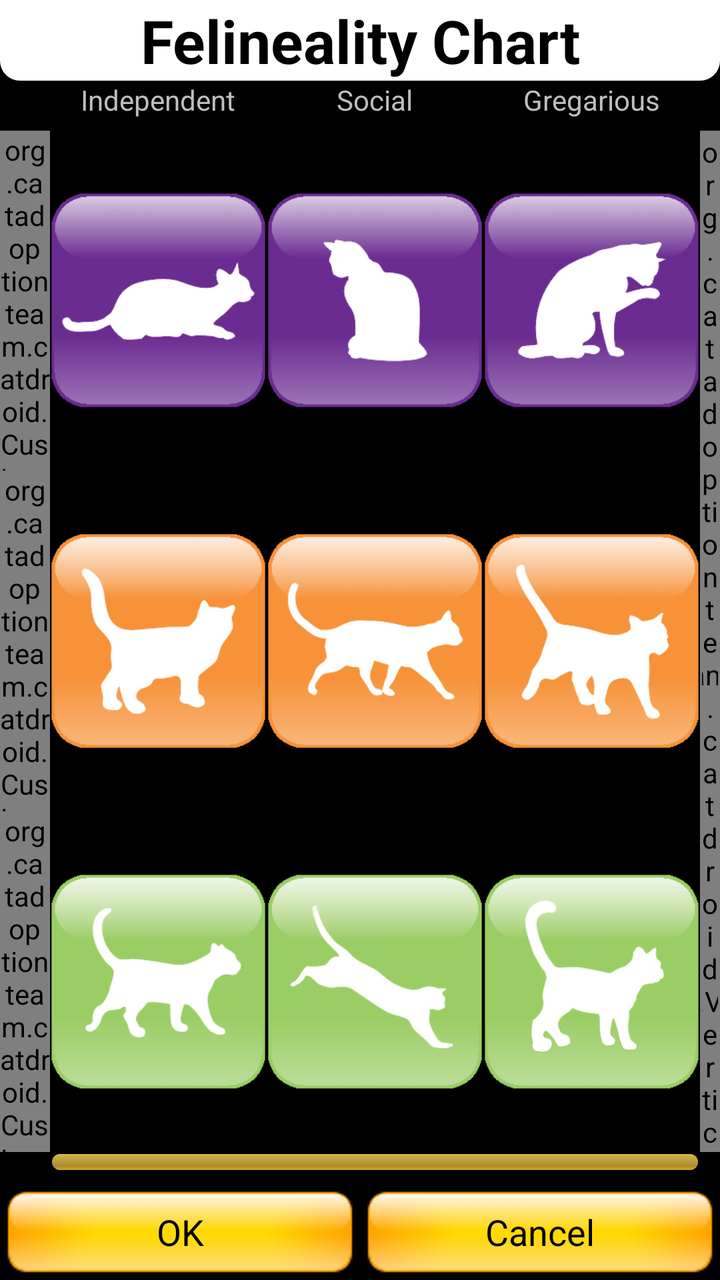
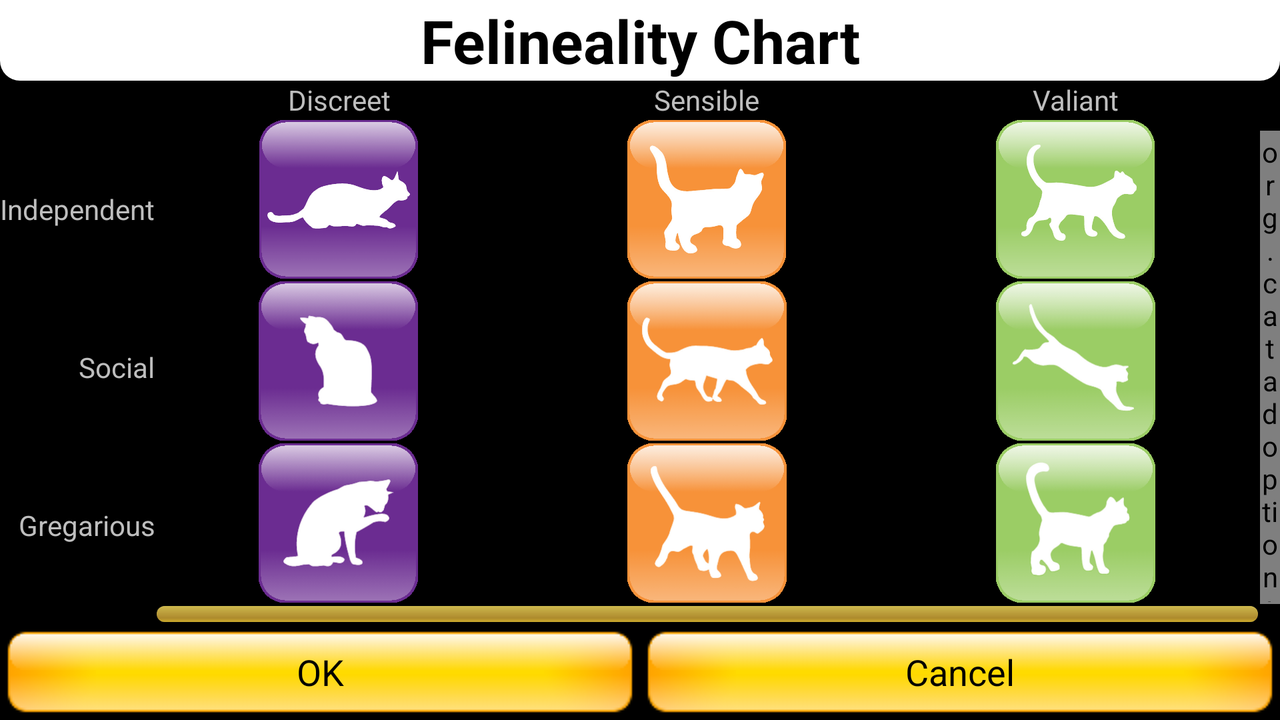

First picture: res/layout/ on a phone held upright. Second picture: the repository's own variant of that layout, on a device whose configuration matches the variant's folder. Source for both follows.
<!-- AndroidManifest.xml: application theme CATTheme -->
<!-- res/layout/mym_chart.xml -->
<?xml version="1.0" encoding="utf-8"?>
<RelativeLayout 
	xmlns:android="http://schemas.android.com/apk/res/android" 
	xmlns:catadoptionteam="http://schemas.android.com/apk/res/org.catadoptionteam.catdroid" 
	android:layout_width="fill_parent" 
	android:layout_height="fill_parent" 
>

	<TextView 
		android:id="@+id/textFelinealityTitle" 
		android:layout_width="fill_parent" 
		android:layout_height="wrap_content" 
		android:gravity="center" 
		android:textStyle="bold" 
		android:textAppearance="?android:attr/textAppearanceLarge" 
		android:layout_alignParentTop="true" 
		android:textSize="30sp" 
		android:background="@drawable/mym_chart_bg" 

		android:text="@string/felineality_chart" 
		android:textColor="@color/black" 
	/>

	<LinearLayout 
		android:id="@+id/sociability" 
		android:layout_width="fill_parent" 
		android:layout_height="@dimen/mym_chart_scale_thickness" 
		android:orientation="horizontal" 
		android:layout_below="@id/textFelinealityTitle" 
		android:layout_marginLeft="@dimen/mym_chart_scale_thickness" 
		android:layout_marginRight="@dimen/mym_chart_seekbar_thickness" 
	>

		<TextView 
			android:id="@+id/textIndependent" 
			android:text="@string/independent" 
			android:layout_width="0dp" 
			android:layout_height="wrap_content" 
			android:layout_weight="1" 
			android:gravity="center" 
			android:maxLines="1" 
			android:textAppearance="?android:attr/textAppearanceSmall" 
		/>

		<TextView 
			android:id="@+id/textSocial" 
			android:text="@string/social" 
			android:layout_width="0dp" 
			android:layout_height="wrap_content" 
			android:layout_weight="1" 
			android:gravity="center" 
			android:maxLines="1" 
			android:textAppearance="?android:attr/textAppearanceSmall" 
		/>

		<TextView 
			android:id="@+id/textGregarious" 
			android:text="@string/gregarious" 
			android:layout_width="0dp" 
			android:layout_height="wrap_content" 
			android:layout_weight="1" 
			android:gravity="center" 
			android:maxLines="1" 
			android:textAppearance="?android:attr/textAppearanceSmall" 
		/>

	</LinearLayout>

	<LinearLayout 
		android:id="@+id/layoutButton" 
		android:layout_width="fill_parent" 
		android:layout_height="wrap_content" 
		android:orientation="horizontal" 
		android:layout_alignParentBottom="true" 
		android:paddingTop="6dp" 
	>

		<Button 
			android:id="@+id/buttonOK" 
			android:text="@string/ok" 
			android:layout_width="0dp" 
			android:layout_height="wrap_content" 
			android:layout_weight="1" 
		/>

		<Button 
			android:id="@+id/buttonCancel" 
			android:text="@string/cancel" 
			android:layout_width="0dp" 
			android:layout_height="wrap_content" 
			android:layout_weight="1" 
		/>

	</LinearLayout>

	<SeekBar 
		android:id="@+id/seekSociability" 
		android:layout_width="fill_parent" 
		android:layout_height="@dimen/mym_chart_seekbar_thickness" 
		android:layout_above="@id/layoutButton" 
		android:layout_alignLeft="@+id/sociability" 
		android:layout_alignRight="@+id/sociability" 
		android:padding="1dp" 
		android:thumb="@null" 
		android:secondaryProgress="29" 
		android:max="29" 
	/>

	<LinearLayout 
		android:id="@+id/valiance" 
		android:layout_width="@dimen/mym_chart_scale_thickness" 
		android:layout_height="fill_parent" 
		android:orientation="vertical" 
		android:layout_below="@id/sociability" 
		android:layout_above="@id/seekSociability" 
		android:layout_alignParentLeft="true" 
	>

		<org.catadoptionteam.catdroid.CustomTextView 
			android:id="@+id/textDiscreet" 
			android:text="@string/discreet" 
			android:layout_width="fill_parent" 
			android:layout_height="0dp" 
			android:layout_weight="1" 
			android:gravity="center" 
			android:maxLines="1" 
			catadoptionteam:angle="-90" 
			android:textAppearance="?android:attr/textAppearanceSmall" 
		/>

		<org.catadoptionteam.catdroid.CustomTextView 
			android:id="@+id/textSensible" 
			android:text="@string/sensible" 
			android:layout_width="fill_parent" 
			android:layout_height="0dp" 
			android:layout_weight="1" 
			android:gravity="center" 
			android:maxLines="1" 
			catadoptionteam:angle="-90" 
			android:textAppearance="?android:attr/textAppearanceSmall" 
		/>

		<org.catadoptionteam.catdroid.CustomTextView 
			android:id="@+id/textValiant" 
			android:text="@string/valiant" 
			android:layout_width="fill_parent" 
			android:layout_height="0dp" 
			android:layout_weight="1" 
			android:gravity="center" 
			android:maxLines="1" 
			catadoptionteam:angle="-90" 
			android:textAppearance="?android:attr/textAppearanceSmall" 
		/>

	</LinearLayout>

	<org.catadoptionteam.catdroid.VerticalSeekBar 
		android:id="@+id/seekValiance" 
		android:layout_width="@dimen/mym_chart_seekbar_thickness" 
		android:layout_height="fill_parent" 
		android:layout_alignParentRight="true" 
		android:layout_alignTop="@+id/valiance" 
		android:layout_alignBottom="@+id/valiance" 
		android:padding="1dp" 
		android:thumb="@null" 
		android:secondaryProgress="29" 
		android:max="29" 
	/>

	<LinearLayout 
		android:layout_width="fill_parent" 
		android:layout_height="fill_parent" 
		android:orientation="vertical" 
		android:layout_below="@id/sociability" 
		android:layout_above="@id/seekSociability" 
		android:layout_toRightOf="@id/valiance" 
		android:layout_toLeftOf="@id/seekValiance" 
		android:baselineAligned="false" 
	>

		<LinearLayout 
			android:layout_width="fill_parent" 
			android:layout_height="0dp" 
			android:layout_weight="1" 
			android:orientation="horizontal" 
			android:gravity="center" 
		>

			<ImageButton 
				android:id="@+id/buttonv1s1" 
				android:layout_width="0dp" 
				android:layout_height="wrap_content" 
				android:layout_weight="1" 
				android:src="@drawable/v1_s1_pi" 
				android:adjustViewBounds="true" 
				android:scaleType="centerInside" 
				android:contentDescription="@string/v1_s1_pi_title" 
				android:padding="@dimen/mym_chart_cell_padding" 
				style="@style/ImageButton" 
			/>

			<ImageButton 
				android:id="@+id/buttonv1s2" 
				android:layout_width="0dp" 
				android:layout_height="wrap_content" 
				android:layout_weight="1" 
				android:src="@drawable/v1_s2_admirer" 
				android:adjustViewBounds="true" 
				android:scaleType="centerInside" 
				android:contentDescription="@string/v1_s2_admirer_title" 
				android:padding="@dimen/mym_chart_cell_padding" 
				style="@style/ImageButton" 
			/>

			<ImageButton 
				android:id="@+id/buttonv1s3" 
				android:layout_width="0dp" 
				android:layout_height="wrap_content" 
				android:layout_weight="1" 
				android:src="@drawable/v1_s3_lovebug" 
				android:adjustViewBounds="true" 
				android:scaleType="centerInside" 
				android:contentDescription="@string/v1_s3_lovebug_title" 
				android:padding="@dimen/mym_chart_cell_padding" 
				style="@style/ImageButton" 
			/>
	
		</LinearLayout>

		<LinearLayout 
			android:layout_width="fill_parent" 
			android:layout_height="0dp" 
			android:layout_weight="1" 
			android:orientation="horizontal" 
			android:gravity="center" 
		>

			<ImageButton 
				android:id="@+id/buttonv2s1" 
				android:layout_width="0dp" 
				android:layout_height="wrap_content" 
				android:layout_weight="1" 
				android:src="@drawable/v2_s1_executive" 
				android:adjustViewBounds="true" 
				android:scaleType="centerInside" 
				android:contentDescription="@string/v2_s1_executive_title" 
				android:padding="@dimen/mym_chart_cell_padding" 
				style="@style/ImageButton" 
			/>

			<ImageButton 
				android:id="@+id/buttonv2s2" 
				android:layout_width="0dp" 
				android:layout_height="wrap_content" 
				android:layout_weight="1" 
				android:src="@drawable/v2_s2_sidekick" 
				android:adjustViewBounds="true" 
				android:scaleType="centerInside" 
				android:contentDescription="@string/v2_s2_sidekick_title" 
				android:padding="@dimen/mym_chart_cell_padding" 
				style="@style/ImageButton" 
			/>

			<ImageButton 
				android:id="@+id/buttonv2s3" 
				android:layout_width="0dp" 
				android:layout_height="wrap_content" 
				android:layout_weight="1" 
				android:src="@drawable/v2_s3_assistant" 
				android:adjustViewBounds="true" 
				android:scaleType="centerInside" 
				android:contentDescription="@string/v2_s3_assistant_title" 
				android:padding="@dimen/mym_chart_cell_padding" 
				style="@style/ImageButton" 
			/>

		</LinearLayout>

		<LinearLayout 
			android:layout_width="fill_parent" 
			android:layout_height="0dp" 
			android:layout_weight="1" 
			android:orientation="horizontal" 
			android:gravity="center" 
		>

			<ImageButton 
				android:id="@+id/buttonv3s1" 
				android:layout_width="0dp" 
				android:layout_height="wrap_content" 
				android:layout_weight="1" 
				android:src="@drawable/v3_s1_mvp" 
				android:adjustViewBounds="true" 
				android:scaleType="centerInside" 
				android:contentDescription="@string/v3_s1_mvp_title" 
				android:padding="@dimen/mym_chart_cell_padding" 
				style="@style/ImageButton" 
			/>

			<ImageButton 
				android:id="@+id/buttonv3s2" 
				android:layout_width="0dp" 
				android:layout_height="wrap_content" 
				android:layout_weight="1" 
				android:src="@drawable/v3_s2_party" 
				android:adjustViewBounds="true" 
				android:scaleType="centerInside" 
				android:contentDescription="@string/v3_s2_party_title" 
				android:padding="@dimen/mym_chart_cell_padding" 
				style="@style/ImageButton" 
			/>

			<ImageButton 
				android:id="@+id/buttonv3s3" 
				android:layout_width="0dp" 
				android:layout_height="wrap_content" 
				android:layout_weight="1" 
				android:src="@drawable/v3_s3_leader" 
				android:adjustViewBounds="true" 
				android:scaleType="centerInside" 
				android:contentDescription="@string/v3_s3_leader_title" 
				android:padding="@dimen/mym_chart_cell_padding" 
				style="@style/ImageButton" 
			/>

		</LinearLayout>

	</LinearLayout>

</RelativeLayout>
<!-- resources referenced by this layout -->
<resources>
  <color name="black">@android:color/black</color>
  <dimen name="mym_chart_cell_padding">1px</dimen>
  <dimen name="mym_chart_scale_thickness">25dp</dimen>
  <dimen name="mym_chart_seekbar_thickness">10dp</dimen>
  <!-- drawable mym_chart_bg (drawable) -->
  <?xml version="1.0" encoding="utf-8"?>
  <shape 
  	xmlns:android="http://schemas.android.com/apk/res/android" 
  	android:shape="rectangle" 
  >
  	<corners 
  		android:bottomLeftRadius="10dp" 
  		android:bottomRightRadius="10dp" 
  	/>
  	<solid 
  		android:color="@color/white" 
  	/>
  </shape>
  <!-- drawable v1_s1_pi: png bitmap (drawable, 14290 bytes) -->
  <!-- drawable v3_s1_mvp: png bitmap (drawable, 16127 bytes) -->
  <!-- drawable v3_s2_party: png bitmap (drawable, 14535 bytes) -->
  <string name="cancel">Cancel</string>
  <string name="discreet">Discreet</string>
  <string name="felineality_chart">Felineality Chart</string>
  <string name="gregarious">Gregarious</string>
  <string name="independent">Independent</string>
  <string name="ok">OK</string>
  <string name="sensible">Sensible</string>
  <string name="social">Social</string>
  <string name="v1_s1_pi_title">Private Investigator</string>
  <string name="v1_s2_admirer_title">Secret Admirer</string>
  <string name="v1_s3_lovebug_title">Love Bug</string>
  <string name="v2_s1_executive_title">The Executive</string>
  <string name="v2_s2_sidekick_title">Sidekick</string>
  <string name="v2_s3_assistant_title">Personal Assistant</string>
  <string name="v3_s1_mvp_title">MVP</string>
  <string name="v3_s2_party_title">Party Animal</string>
  <string name="v3_s3_leader_title">Leader of the Band</string>
  <string name="valiant">Valiant</string>
  <style name="ImageButton" parent="@android:style/Widget.ImageButton">
  		<item name="android:background">@null</item>
  	</style>
  <style name="CATTheme" parent="android:style/Theme">
  		<item name="android:buttonStyle">@style/Button</item>
  	</style>
  <color name="white">@android:color/white</color>
  <style name="Button" parent="@android:style/Widget.Button">
  		<item name="android:background">@drawable/btn_default</item>
  		<item name="android:textColor">@drawable/btn_default_text_color</item>
  
  		<item name="android:textAppearance">?android:attr/textAppearanceMedium</item>
  	</style>
  <!-- drawable btn_default (drawable) -->
  <?xml version="1.0" encoding="utf-8"?>
  <selector xmlns:android="http://schemas.android.com/apk/res/android">
  	<item 
  		android:state_window_focused="false" 
  		android:state_enabled="true" 
  		android:drawable="@drawable/btn_default_normal" 
  	/>
  	<item 
  		android:state_window_focused="false" 
  		android:state_enabled="false" 
  		android:drawable="@drawable/btn_default_normal_disable" 
  	/>
  	<item 
  		android:state_pressed="true" 
  		android:drawable="@drawable/btn_default_pressed" 
  	/>
  	<item 
  		android:state_focused="true" 
  		android:state_enabled="true" 
  		android:drawable="@drawable/btn_default_selected" 
  	/>
  	<item 
  		android:state_enabled="true" 
  		android:drawable="@drawable/btn_default_normal" 
  	/>
  	<item 
  		android:state_focused="true" 
  		android:drawable="@drawable/btn_default_normal_disable_focused" 
  	/>
  	<item 
  		android:drawable="@drawable/btn_default_normal_disable" 
  	/>
  </selector>
  <!-- drawable btn_default_text_color (drawable) -->
  <?xml version="1.0" encoding="utf-8"?>
  <selector xmlns:android="http://schemas.android.com/apk/res/android">
  	<item 
  		android:state_window_focused="false" android:state_enabled="true" 
  		android:color="@color/black" 
  	/>
  	<item 
  		android:state_window_focused="false" android:state_enabled="false" 
  		android:color="@color/white" 
  	/>
  	<item 
  		android:state_pressed="true" 
  		android:color="@color/black" 
  	/>
  	<item 
  		android:state_focused="true" android:state_enabled="true" 
  		android:color="@color/black" 
  	/>
  	<item 
  		android:state_enabled="true" 
  		android:color="@color/black" 
  	/>
  	<item android:state_focused="true" 
  		android:color="@color/white" 
  	/>
  	<item 
  		android:color="@color/black" 
  	/>
  </selector>
</resources>
<!-- res/layout-land/mym_chart.xml (the author's variant of the layout above) -->
<!-- drawn on the phone turned sideways -->
<?xml version="1.0" encoding="utf-8"?>
<RelativeLayout 
	xmlns:android="http://schemas.android.com/apk/res/android" 
	xmlns:catadoptionteam="http://schemas.android.com/apk/res/org.catadoptionteam.catdroid" 
	android:layout_width="fill_parent" 
	android:layout_height="fill_parent" 
>

	<TextView 
		android:id="@+id/textFelinealityTitle" 
		android:layout_width="fill_parent" 
		android:layout_height="wrap_content" 
		android:gravity="center" 
		android:textStyle="bold" 
		android:textAppearance="?android:attr/textAppearanceLarge" 
		android:layout_alignParentTop="true" 
		android:textSize="30sp" 
		android:background="@drawable/mym_chart_bg" 

		android:text="@string/felineality_chart" 
		android:textColor="@color/black" 
	/>

	<LinearLayout 
		android:id="@+id/layoutButton" 
		android:layout_width="fill_parent" 
		android:layout_height="wrap_content" 
		android:orientation="horizontal" 
		android:layout_alignParentBottom="true" 
	>

		<Button 
			android:id="@+id/buttonOK" 
			android:text="@string/ok" 
			android:layout_width="0dp" 
			android:layout_height="wrap_content" 
			android:layout_weight="1" 
		/>

		<Button 
			android:id="@+id/buttonCancel" 
			android:text="@string/cancel" 
			android:layout_width="0dp" 
			android:layout_height="wrap_content" 
			android:layout_weight="1" 
		/>

	</LinearLayout>

	<LinearLayout 
		android:id="@+id/sociability" 
		android:layout_width="wrap_content" 
		android:layout_height="fill_parent" 
		android:orientation="vertical" 
		android:layout_above="@id/layoutButton" 
		android:layout_below="@id/textFelinealityTitle"
		android:layout_alignParentLeft="true" 
		android:layout_marginTop="@dimen/mym_chart_scale_thickness" 
		android:layout_marginBottom="@dimen/mym_chart_seekbar_thickness" 
	>

		<TextView 
			android:id="@+id/textIndependent" 
			android:text="@string/independent" 
			android:layout_width="fill_parent" 
			android:layout_height="0dp" 
			android:layout_weight="1" 
			android:gravity="center_vertical|right" 
			android:maxLines="1" 
			android:textAppearance="?android:attr/textAppearanceSmall" 
		/>

		<TextView 
			android:id="@+id/textSocial" 
			android:text="@string/social" 
			android:layout_width="fill_parent" 
			android:layout_height="0dp" 
			android:layout_weight="1" 
			android:gravity="center_vertical|right" 
			android:maxLines="1" 
			android:textAppearance="?android:attr/textAppearanceSmall" 
		/>

		<TextView 
			android:id="@+id/textGregarious" 
			android:text="@string/gregarious" 
			android:layout_width="fill_parent" 
			android:layout_height="0dp" 
			android:layout_weight="1" 
			android:gravity="center_vertical|right" 
			android:maxLines="1" 
			android:textAppearance="?android:attr/textAppearanceSmall" 
		/>

	</LinearLayout>

	<LinearLayout 
		android:id="@+id/valiance" 
		android:layout_width="fill_parent" 
		android:layout_height="wrap_content" 
		android:orientation="horizontal" 
		android:layout_below="@id/textFelinealityTitle" 
		android:layout_toRightOf="@id/sociability" 
		android:layout_marginRight="@dimen/mym_chart_seekbar_thickness"
	>

		<TextView 
			android:id="@+id/textDiscreet" 
			android:text="@string/discreet" 
			android:layout_width="0dp" 
			android:layout_height="wrap_content" 
			android:layout_weight="1" 
			android:gravity="center" 
			android:maxLines="1" 
			android:textAppearance="?android:attr/textAppearanceSmall" 
		/>

		<TextView 
			android:id="@+id/textSensible" 
			android:text="@string/sensible" 
			android:layout_width="0dp" 
			android:layout_height="wrap_content" 
			android:layout_weight="1" 
			android:gravity="center" 
			android:maxLines="1" 
			android:textAppearance="?android:attr/textAppearanceSmall" 
		/>

		<TextView 
			android:id="@+id/textValiant" 
			android:text="@string/valiant" 
			android:layout_width="0dp" 
			android:layout_height="wrap_content" 
			android:layout_weight="1" 
			android:gravity="center" 
			android:maxLines="1" 
			android:textAppearance="?android:attr/textAppearanceSmall" 
		/>

	</LinearLayout>

	<SeekBar 
		android:id="@+id/seekValiance" 
		android:layout_width="fill_parent" 
		android:layout_height="@dimen/mym_chart_seekbar_thickness" 
		android:layout_above="@id/layoutButton" 
		android:layout_alignLeft="@+id/valiance" 
		android:layout_alignRight="@+id/valiance" 
		android:padding="1dp" 
		android:thumb="@null" 
		android:secondaryProgress="29" 
		android:max="29" 
	/>

	<org.catadoptionteam.catdroid.VerticalSeekBar 
		android:id="@+id/seekSociability" 
		android:layout_width="@dimen/mym_chart_seekbar_thickness" 
		android:layout_height="fill_parent" 
		android:layout_alignParentRight="true" 
		android:layout_alignTop="@+id/sociability" 
		android:layout_alignBottom="@+id/sociability" 
		android:padding="1dp" 
		android:thumb="@null" 
		android:secondaryProgress="29" 
		android:max="29" 
	/>

	<LinearLayout 
		android:layout_width="fill_parent" 
		android:layout_height="fill_parent" 
		android:orientation="horizontal" 
		android:layout_below="@id/valiance" 
		android:layout_above="@id/seekValiance" 
		android:layout_toRightOf="@id/sociability" 
		android:layout_toLeftOf="@id/seekSociability" 
	>

		<LinearLayout 
			android:layout_width="0dp" 
			android:layout_height="fill_parent" 
			android:layout_weight="1" 
			android:orientation="vertical" 
			android:gravity="center" 
		>

			<ImageButton 
				android:id="@+id/buttonv1s1" 
				android:layout_width="wrap_content" 
				android:layout_height="0dp" 
				android:layout_weight="1" 
				android:src="@drawable/v1_s1_pi" 
				android:adjustViewBounds="true" 
				android:scaleType="centerInside" 
				android:contentDescription="@string/v1_s1_pi_title" 
				android:padding="@dimen/mym_chart_cell_padding" 
				style="@style/ImageButton" 
			/>

			<ImageButton 
				android:id="@+id/buttonv1s2" 
				android:layout_width="wrap_content" 
				android:layout_height="0dp" 
				android:layout_weight="1" 
				android:src="@drawable/v1_s2_admirer" 
				android:adjustViewBounds="true" 
				android:scaleType="centerInside" 
				android:contentDescription="@string/v1_s2_admirer_title" 
				android:padding="@dimen/mym_chart_cell_padding" 
				style="@style/ImageButton" 
			/>

			<ImageButton 
				android:id="@+id/buttonv1s3" 
				android:layout_width="wrap_content" 
				android:layout_height="0dp" 
				android:layout_weight="1" 
				android:src="@drawable/v1_s3_lovebug" 
				android:adjustViewBounds="true" 
				android:scaleType="centerInside" 
				android:contentDescription="@string/v1_s3_lovebug_title" 
				android:padding="@dimen/mym_chart_cell_padding" 
				style="@style/ImageButton" 
			/>
	
		</LinearLayout>

		<LinearLayout 
			android:layout_width="0dp" 
			android:layout_height="fill_parent" 
			android:layout_weight="1" 
			android:orientation="vertical" 
			android:gravity="center" 
		>

			<ImageButton 
				android:id="@+id/buttonv2s1" 
				android:layout_width="wrap_content" 
				android:layout_height="0dp" 
				android:layout_weight="1" 
				android:src="@drawable/v2_s1_executive" 
				android:adjustViewBounds="true" 
				android:scaleType="centerInside" 
				android:contentDescription="@string/v2_s1_executive_title" 
				android:padding="@dimen/mym_chart_cell_padding" 
				style="@style/ImageButton" 
			/>

			<ImageButton 
				android:id="@+id/buttonv2s2" 
				android:layout_width="wrap_content" 
				android:layout_height="0dp" 
				android:layout_weight="1" 
				android:src="@drawable/v2_s2_sidekick" 
				android:adjustViewBounds="true" 
				android:scaleType="centerInside" 
				android:contentDescription="@string/v2_s2_sidekick_title" 
				android:padding="@dimen/mym_chart_cell_padding" 
				style="@style/ImageButton" 
			/>

			<ImageButton 
				android:id="@+id/buttonv2s3" 
				android:layout_width="wrap_content" 
				android:layout_height="0dp" 
				android:layout_weight="1" 
				android:src="@drawable/v2_s3_assistant" 
				android:adjustViewBounds="true" 
				android:scaleType="centerInside" 
				android:contentDescription="@string/v2_s3_assistant_title" 
				android:padding="@dimen/mym_chart_cell_padding" 
				style="@style/ImageButton" 
			/>

		</LinearLayout>

		<LinearLayout 
			android:layout_width="0dp" 
			android:layout_height="fill_parent" 
			android:layout_weight="1" 
			android:orientation="vertical" 
			android:gravity="center" 
		>

			<ImageButton 
				android:id="@+id/buttonv3s1" 
				android:layout_width="wrap_content" 
				android:layout_height="0dp" 
				android:layout_weight="1" 
				android:src="@drawable/v3_s1_mvp" 
				android:adjustViewBounds="true" 
				android:scaleType="centerInside" 
				android:contentDescription="@string/v3_s1_mvp_title" 
				android:padding="@dimen/mym_chart_cell_padding" 
				style="@style/ImageButton" 
			/>

			<ImageButton 
				android:id="@+id/buttonv3s2" 
				android:layout_width="wrap_content" 
				android:layout_height="0dp" 
				android:layout_weight="1" 
				android:src="@drawable/v3_s2_party" 
				android:adjustViewBounds="true" 
				android:scaleType="centerInside" 
				android:contentDescription="@string/v3_s2_party_title" 
				android:padding="@dimen/mym_chart_cell_padding" 
				style="@style/ImageButton" 
			/>

			<ImageButton 
				android:id="@+id/buttonv3s3" 
				android:layout_width="wrap_content" 
				android:layout_height="0dp" 
				android:layout_weight="1" 
				android:src="@drawable/v3_s3_leader" 
				android:adjustViewBounds="true" 
				android:scaleType="centerInside" 
				android:contentDescription="@string/v3_s3_leader_title" 
				android:padding="@dimen/mym_chart_cell_padding" 
				style="@style/ImageButton" 
			/>

		</LinearLayout>

	</LinearLayout>

</RelativeLayout>
